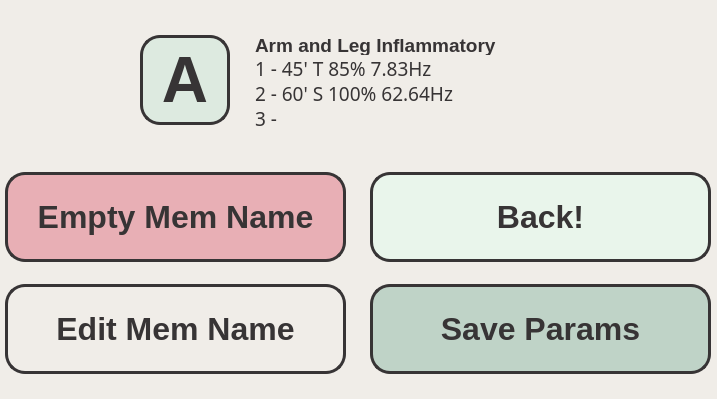
<?xml version="1.0" encoding="UTF-8"?>
<ui version="4.0">
 <class>MemoryDialog</class>
 <widget class="QDialog" name="MemoryDialog">
  <property name="geometry">
   <rect>
    <x>0</x>
    <y>0</y>
    <width>717</width>
    <height>399</height>
   </rect>
  </property>
  <property name="windowTitle">
   <string>Dialog</string>
  </property>
  <property name="styleSheet">
   <string notr="true">background-color: rgb(240, 237, 232);</string>
  </property>
  <widget class="QWidget" name="layoutWidget">
   <property name="geometry">
    <rect>
     <x>370</x>
     <y>155</y>
     <width>341</width>
     <height>236</height>
    </rect>
   </property>
   <layout class="QVBoxLayout" name="verticalLayout">
    <property name="spacing">
     <number>5</number>
    </property>
    <item>
     <widget class="QPushButton" name="backButton">
      <property name="sizePolicy">
       <sizepolicy hsizetype="Expanding" vsizetype="Fixed">
        <horstretch>0</horstretch>
        <verstretch>0</verstretch>
       </sizepolicy>
      </property>
      <property name="minimumSize">
       <size>
        <width>90</width>
        <height>90</height>
       </size>
      </property>
      <property name="font">
       <font>
        <family>Liberation Sans</family>
        <pointsize>24</pointsize>
        <weight>75</weight>
        <bold>true</bold>
       </font>
      </property>
      <property name="focusPolicy">
       <enum>Qt::NoFocus</enum>
      </property>
      <property name="styleSheet">
       <string notr="true">color: rgb(55, 52, 53);
background-color: rgb(233, 245, 235);
border-radius: 20px;
border:3px solid rgb(55, 52, 53);</string>
      </property>
      <property name="text">
       <string>Back!</string>
      </property>
     </widget>
    </item>
    <item>
     <widget class="QPushButton" name="acceptButton">
      <property name="sizePolicy">
       <sizepolicy hsizetype="Expanding" vsizetype="Fixed">
        <horstretch>0</horstretch>
        <verstretch>0</verstretch>
       </sizepolicy>
      </property>
      <property name="minimumSize">
       <size>
        <width>90</width>
        <height>90</height>
       </size>
      </property>
      <property name="font">
       <font>
        <family>Liberation Sans</family>
        <pointsize>24</pointsize>
        <weight>75</weight>
        <bold>true</bold>
       </font>
      </property>
      <property name="focusPolicy">
       <enum>Qt::NoFocus</enum>
      </property>
      <property name="styleSheet">
       <string notr="true">color: rgb(55, 52, 53);
background-color: rgb(191, 211, 199);
border-radius: 20px;
border:3px solid rgb(55, 52, 53);</string>
      </property>
      <property name="text">
       <string>Save Params</string>
      </property>
     </widget>
    </item>
   </layout>
  </widget>
  <widget class="QWidget" name="layoutWidget_2">
   <property name="geometry">
    <rect>
     <x>5</x>
     <y>155</y>
     <width>341</width>
     <height>236</height>
    </rect>
   </property>
   <layout class="QVBoxLayout" name="verticalLayout_2">
    <property name="spacing">
     <number>5</number>
    </property>
    <item>
     <widget class="QPushButton" name="emptyButton">
      <property name="sizePolicy">
       <sizepolicy hsizetype="Expanding" vsizetype="Fixed">
        <horstretch>0</horstretch>
        <verstretch>0</verstretch>
       </sizepolicy>
      </property>
      <property name="minimumSize">
       <size>
        <width>90</width>
        <height>90</height>
       </size>
      </property>
      <property name="font">
       <font>
        <family>Liberation Sans</family>
        <pointsize>24</pointsize>
        <weight>75</weight>
        <bold>true</bold>
       </font>
      </property>
      <property name="focusPolicy">
       <enum>Qt::NoFocus</enum>
      </property>
      <property name="styleSheet">
       <string notr="true">color: rgb(55, 52, 53);
background-color: rgb(232, 175, 181);
border-radius: 20px;
border:3px solid rgb(55, 52, 53);</string>
      </property>
      <property name="text">
       <string>Empty Mem Name</string>
      </property>
     </widget>
    </item>
    <item>
     <widget class="QPushButton" name="editButton">
      <property name="sizePolicy">
       <sizepolicy hsizetype="Expanding" vsizetype="Fixed">
        <horstretch>0</horstretch>
        <verstretch>0</verstretch>
       </sizepolicy>
      </property>
      <property name="minimumSize">
       <size>
        <width>90</width>
        <height>90</height>
       </size>
      </property>
      <property name="font">
       <font>
        <family>Liberation Sans</family>
        <pointsize>24</pointsize>
        <weight>75</weight>
        <bold>true</bold>
       </font>
      </property>
      <property name="focusPolicy">
       <enum>Qt::NoFocus</enum>
      </property>
      <property name="styleSheet">
       <string notr="true">color: rgb(55, 52, 53);
background-color: rgb(212, 234	, 211);
border-radius: 20px;
border:3px solid rgb(55, 52, 53);</string>
      </property>
      <property name="text">
       <string>Edit Mem Name</string>
      </property>
     </widget>
    </item>
   </layout>
  </widget>
  <widget class="QPushButton" name="memButton">
   <property name="geometry">
    <rect>
     <x>140</x>
     <y>35</y>
     <width>90</width>
     <height>90</height>
    </rect>
   </property>
   <property name="sizePolicy">
    <sizepolicy hsizetype="Fixed" vsizetype="Fixed">
     <horstretch>0</horstretch>
     <verstretch>0</verstretch>
    </sizepolicy>
   </property>
   <property name="minimumSize">
    <size>
     <width>90</width>
     <height>90</height>
    </size>
   </property>
   <property name="font">
    <font>
     <family>Liberation Sans</family>
     <pointsize>48</pointsize>
     <weight>75</weight>
     <bold>true</bold>
    </font>
   </property>
   <property name="focusPolicy">
    <enum>Qt::NoFocus</enum>
   </property>
   <property name="styleSheet">
    <string notr="true">background-color: rgb(221, 234, 224);
border-radius: 20px;
border:3px solid rgb(55, 52, 53);
color: rgb(55, 52, 53);</string>
   </property>
   <property name="text">
    <string>A</string>
   </property>
  </widget>
  <widget class="QWidget" name="layoutWidget_3">
   <property name="geometry">
    <rect>
     <x>255</x>
     <y>35</y>
     <width>331</width>
     <height>95</height>
    </rect>
   </property>
   <layout class="QVBoxLayout" name="verticalLayout_10">
    <property name="spacing">
     <number>2</number>
    </property>
    <item>
     <widget class="QLabel" name="memDescLabel">
      <property name="sizePolicy">
       <sizepolicy hsizetype="Preferred" vsizetype="Fixed">
        <horstretch>0</horstretch>
        <verstretch>0</verstretch>
       </sizepolicy>
      </property>
      <property name="minimumSize">
       <size>
        <width>0</width>
        <height>20</height>
       </size>
      </property>
      <property name="font">
       <font>
        <family>Liberation Sans</family>
        <pointsize>14</pointsize>
        <weight>75</weight>
        <bold>true</bold>
       </font>
      </property>
      <property name="styleSheet">
       <string notr="true">color: rgb(55, 52, 53);</string>
      </property>
      <property name="text">
       <string>Arm and Leg Inflammatory</string>
      </property>
     </widget>
    </item>
    <item>
     <widget class="QLabel" name="memOneLabel">
      <property name="sizePolicy">
       <sizepolicy hsizetype="Preferred" vsizetype="Fixed">
        <horstretch>0</horstretch>
        <verstretch>0</verstretch>
       </sizepolicy>
      </property>
      <property name="minimumSize">
       <size>
        <width>0</width>
        <height>20</height>
       </size>
      </property>
      <property name="font">
       <font>
        <family>Sans Serif</family>
        <pointsize>14</pointsize>
        <weight>50</weight>
        <bold>false</bold>
       </font>
      </property>
      <property name="styleSheet">
       <string notr="true">color: rgb(55, 52, 53);</string>
      </property>
      <property name="text">
       <string>1 - 45' T 85% 7.83Hz</string>
      </property>
     </widget>
    </item>
    <item>
     <widget class="QLabel" name="memTwoLabel">
      <property name="sizePolicy">
       <sizepolicy hsizetype="Preferred" vsizetype="Fixed">
        <horstretch>0</horstretch>
        <verstretch>0</verstretch>
       </sizepolicy>
      </property>
      <property name="minimumSize">
       <size>
        <width>0</width>
        <height>20</height>
       </size>
      </property>
      <property name="font">
       <font>
        <family>Sans Serif</family>
        <pointsize>14</pointsize>
        <weight>50</weight>
        <bold>false</bold>
       </font>
      </property>
      <property name="styleSheet">
       <string notr="true">color: rgb(55, 52, 53);</string>
      </property>
      <property name="text">
       <string>2 - 60' S 100% 62.64Hz</string>
      </property>
     </widget>
    </item>
    <item>
     <widget class="QLabel" name="memThreeLabel">
      <property name="sizePolicy">
       <sizepolicy hsizetype="Preferred" vsizetype="Fixed">
        <horstretch>0</horstretch>
        <verstretch>0</verstretch>
       </sizepolicy>
      </property>
      <property name="minimumSize">
       <size>
        <width>0</width>
        <height>10</height>
       </size>
      </property>
      <property name="font">
       <font>
        <family>Sans Serif</family>
        <pointsize>14</pointsize>
        <weight>50</weight>
        <bold>false</bold>
       </font>
      </property>
      <property name="styleSheet">
       <string notr="true">color: rgb(55, 52, 53);</string>
      </property>
      <property name="text">
       <string>3 -</string>
      </property>
     </widget>
    </item>
   </layout>
  </widget>
 </widget>
 <resources>
  <include location="magnet4_res.qrc"/>
 </resources>
 <connections/>
</ui>
